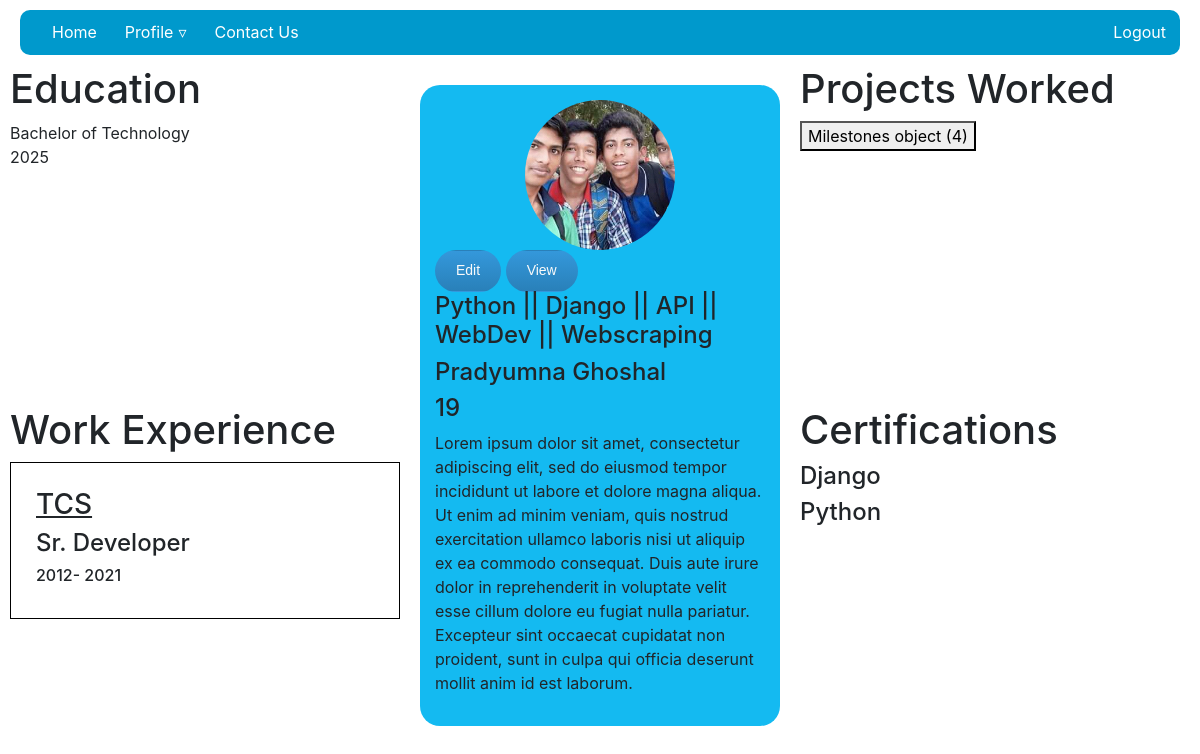
Page /profile/pradyumna/ (signed in) on the earlier database version.
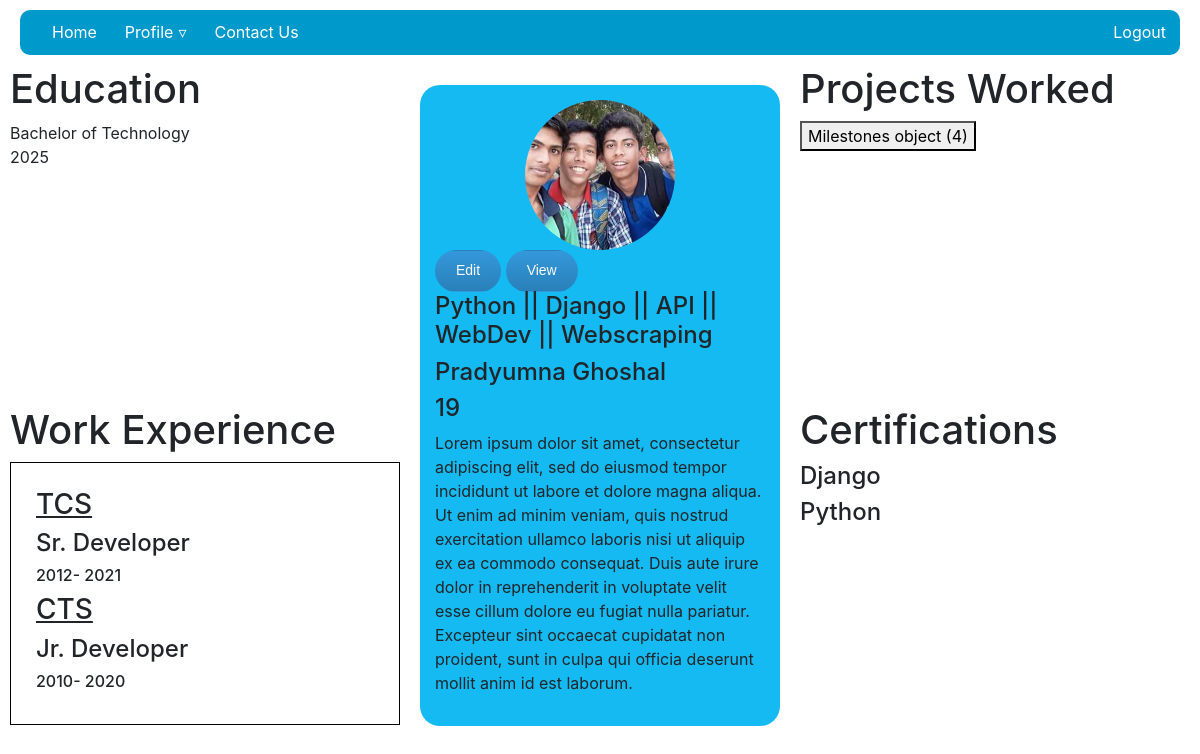
Same page on the later database version.
### prof_details/models.py (models this page shows)
class Academics(models.Model):
    profile = models.ForeignKey(Profile, on_delete=models.CASCADE)
    degree = models.CharField(max_length=50, null=True, blank=True)
    year_of_completion = models.IntegerField(choices=[(r,r) for r in range(1950,datetime.date.today().year+10)],
                                             default=datetime.date.today().year, null=True, blank=True)

class WorkExperiences(models.Model):
    user = models.ForeignKey(User, on_delete=models.CASCADE)
    organization_name = models.CharField(max_length=50, null=True, blank=True)
    designation = models.CharField(max_length=30, null=True, blank=True)
    year_joined = models.IntegerField(choices=[(r,r) for r in range(1950,datetime.date.today().year)],
                                             default=datetime.date.today().year-10, null=True, blank=True)
    year_left = models.IntegerField(choices=[(r,r) for r in range(1950,datetime.date.today().year)]+[(435464,'Present')],
                                             default=435464, null=True, blank=True)

class Profile(models.Model):
    user = models.OneToOneField(User, on_delete=models.CASCADE)
    headline = models.TextField(max_length=50, null=True, blank=True)
    avatar = models.ImageField(upload_to='avatar/', default='avatar.png')
    bio = models.TextField(max_length=500, null=True, blank=True)
    gender = models.CharField(choices=[('m','Male'),('f','Female')], max_length=1, null=True, blank=True)
    age = models.IntegerField(validators=[MinValueValidator(18),], null=True, blank=True)

class Certifications(models.Model):
    user = models.ForeignKey(User, on_delete=models.CASCADE)
    title =  models.CharField(max_length=20, null=True, blank=True)
    certifications = models.FileField(upload_to='certifications/' ,null=True, blank=True)

### base/models.py (models this page shows)
class User(AbstractUser):
    USERNAME_FIELD='username'
    def __str__(self):
        if super().first_name:
            return super().get_full_name()
        else:
            return super().username

class Milestones(models.Model):
    user = models.ForeignKey(User, on_delete=models.CASCADE)
    title =  models.CharField(max_length=20, null=True, blank=True)
    description = models.TextField(max_length=1000, null=True, blank=True)
    project_or_repository_link = models.URLField(null=True, blank=True)
    acknowledgement = models.ImageField(upload_to='acknowledment/', null=True, blank=True)
    project = models.ImageField(upload_to='project_images/', null=True, blank=True)

### prof_details/views.py (the view)
# urls.py: path('profile/<str:username>/', login_required(views.ProfileView.as_view(),login_url='login'), name='profile'),
class ProfileView(View):
    def get(self, request, *args, **kwargs):
        username = request.user.username
        page = 'ViewProfile'
        context = {'page':page}
        try:
            profile = Profile.objects.get(user=request.user)
            context.update({'profile': profile})
        except:
            messages.error(request,'Havent set up a profile yet')
        try:
            academics = Academics.objects.filter(profile=profile)
            context.update({'academics':academics})
        except:
            pass
        try:
            milestones = Milestones.objects.filter(user=request.user)
            context.update({'milestones':milestones})
        except:
            pass
        try:
            certif = Certifications.objects.filter(user=request.user).values()
            context.update({'certifications':certif})
        except:
            pass
        try:
            workex = WorkExperiences.objects.filter(user=request.user)
            context.update({'workexperience':workex})
        except:
            pass
        return render(request,'prof_details/profile.html', context)

### prof_details/templates/prof_details/profile.html
{% extends 'main.html' %}
{% load crispy_forms_tags %}
{% block content %}
{% if page == 'edit' %}
    <div class="profile-edit">
        <div class="left">
            <div class="edit-form">
                <h1>Edit your Profile</h1>
                <img src="{{profile.avatar.url}}" width="120"/>
                <br>
                <form action="" method="POST" enctype='multipart/form-data'>
                    {% csrf_token %}
                    {{form|crispy}}
                    <input type="submit" value="Save" class="btn">
                    {% if request.GET.r != 'profile' %}
                        {% if form.instance.id %}
                            <a class="btn" href="{% url 'delete' form.instance.id %}?r={{r}}" style="background: red;">DELETE</a>
                        {% elif form.id %}
                            <a class="btn" href="{% url 'delete' form.id %}?r={{r}}" style="background: red;">DELETE</a>
                        {% endif %}
                    {% endif %}
                </form>
            </div>
        </div>
            <div class="right">
                <ul>
                    <li><a href="?r=profile">Profile</a></li>
                    <li><a href="{% url 'detail'  %}?r=certification&d=details">Certifications</a></li>
                    <li><a href="{% url 'detail'  %}?r=academics&d=details">Academics</a></li>
                    <li><a href="{% url 'detail'  %}?r=experience&d=details">Experience</a></li>
                    <li><a href="{% url 'detail'  %}?r=projects&d=details">Projects</a></li>
                    <li><a href="{% url 'detail'  %}?r=skills&d=details">Skills</a></li>
                    <li><a href="{% url 'detail'  %}?r=contacts&d=details">Contacts</a></li>
                </ul>
            </div>
    </div>
{% elif page == 'ViewProfile' %}
    <div class="profilecontainer">
        <div id="profile-left">
            <div>
                {% if academics %}
                    <h1>
                        Education
                    </h1>
                    {% for p in academics %}
                        {% if p is not None %}
                            {{p.degree}}
                            <br>
                        {% endif %}
                        {{p.year_of_completion}}
                    {% endfor %}
                {% endif %}
            </div>
            <div>
                {% if workexperience %}
                    <h1>Work Experience</h1>
                    <div class="work-block">
                            {% for w in workexperience %}
                                <u><h3>{{w.organization_name}}</h3></u>
                                <h4>{{w.designation}}</h4>
                                <h6>{{w.year_joined}}-
                                    {% if w.year_left == 435464  %}
                                        Present
                                    {% else %}
                                        {{w.year_left}}
                                    {% endif %}
                                </h6>
                            {% endfor %}
                    </div>
                {% endif %}
            </div>
        </div>
        <div class="profile">
                <img id="profile-avatar" src="{{profile.avatar.url}}" width="120"/>
                <a class="btn" href="{% url 'edit_spc_profile' profile.id %}?r=profile">Edit</a>
                <a class="btn" href="{% url 'view_profile'%}">View</a>
            <div class="profile-data">
                <h4 class="profile-data">{{profile.headline}}</h4>
                <h4 class="profile-data">{{profile.user}}</h4>
                <h4 class="profile-data">{{profile.age}}</h4>
                <p class="profile-data">{{profile.bio}}</p>
            </div>
        </div>
        <div id="profile-right">
            <div>
                {% if milestones %}
                    <h1>Projects Worked</h1>
                    {% for m in milestones %}
                        <a href="{% url 'milestone' m.id %}">
                            <button>
                                {{m}}
                            </button>
                            <br>
                        </a>
                    {% endfor %}
                {% endif %}
            </div>
            <div>
                {% if certifications %}
                    <h1>Certifications</h1>
                    {% for cer in certifications %}
                        <h4>{{cer.title}}</h4>
                    {% endfor %}
                {% endif %}
            </div>
        </div>
    </div>
{% endif %}
{% endblock content %}

### Templates/main.html (shortened to what this page needs)
{% include 'navbar.html' %}
{% load static %}
<!DOCTYPE html>
<html lang="en">
<head>
    <link rel="stylesheet" href="https://stackpath.bootstrapcdn.com/bootstrap/4.3.1/css/bootstrap.min.css">
    <link rel="stylesheet" href="{% static 'style/main.css'%}">
</head>
<body>
</body>
</html>
{% block content %}
{% endblock content %}

### Templates/navbar.html (shortened to what this page needs)
{% load static %}
<nav id='menu'>
    <ul>
      <li><a href='{% url "home" %}'>Home</a></li>
      {% if request.user.is_authenticated %}
        <li><a class='dropdown-arrow' href="">Profile</a>
      </li>
      {% endif %}
      <li><a href="">Contact Us</a></li>
    <div class="login-logout" >
        {% if request.user.is_authenticated %}
            <li><a href="{% url 'logout' %}">Logout</a></li>
        {% else %}
            <li><a href="{% url 'login' %}">Login</a></li>
        {% endif %}
    </div>
    </ul>
  </nav>

### static/style/main.css (style rules this page uses)
body { margin: 10px; }
.profile { display: block; margin-left: auto; margin-right: auto; width: 360px; background-color: #14baf1; border-radius: 20px; padding: 15px; margin: 20px; }
#profile-avatar { display: block; margin-left: auto; margin-right: auto; width: 150px; height: 150px; object-fit: cover; border-radius: 50%; border-width: 5px; }
.profilecontainer { display: grid; grid-template-columns: 1fr 1fr 1fr; }
#profile-right, #profile-left { display: grid; grid-template-rows: 1fr 1fr ; }
.work-block { display: block; border: 1px solid black; padding: 25px; width: auto; }
#menu { background: #0099CC; color: #FFF; height: 45px; margin: 10px; padding-left: 18px; border-radius: 10px; }
#menu ul, #menu li { margin: 0 auto; padding: 0; list-style: none }
#menu ul { width: 100%; }
#menu li { float: left; display: inline; position: relative; }
#menu a { display: block; line-height: 45px; padding: 0 14px; text-decoration: none; color: #FFFFFF; font-size: 16px; }
#menu a.dropdown-arrow:after { content: "\25BF"; margin-left: 5px; }
.login-logout { float: right; }
.btn { background: #3498db; background-image: -webkit-linear-gradient(top, #3498db, #2980b9); background-image: -moz-linear-gradient(top, #3498db, #2980b9); background-image: -ms-linear-gradient(top, #3498db, #2980b9); background-image: -o-linear-gradient(top, #3498db, #2980b9); background-image: linear-gradient(to bottom, #3498db, #2980b9); -webkit-border-radius: 26; -moz-border-radius: 26; border-radius: 26px; font-family: Arial; color: #fafafa; font-size: 14px; padding: 9px 20px 10px 20px; text-decoration: none; }

Differences in the rows shown:
added WorkExperiences: organization_name "CTS", designation "Jr. Developer", year_joined "2010", year_left "2020"
